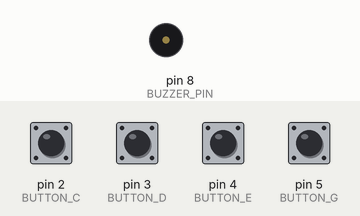
This sketch was run on a simulated Arduino Uno, built with avr-gcc and run on an emulated ATmega328P. Shown: buzzer (waves = sounding). The test bench sets the inputs (shaded band); at power-on: pin 2 (BUTTON_C), pin 3 (BUTTON_D), pin 4 (BUTTON_E), pin 5 (BUTTON_G) HIGH.

Above: at 1.2 s.
1.3 s: pin 2 (BUTTON_C) pulled LOW for 0.15 s
At 1.37 s:
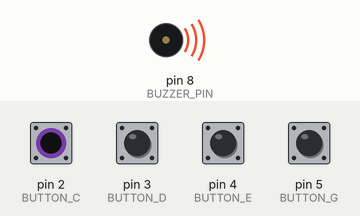
Timing chart, 0 to 4.3 s (numbered marks = the images above; inputs shaded):
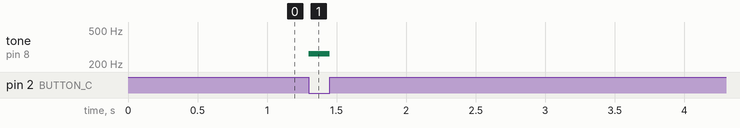

The sketch:

P07_Tune_Machine.ino
```cpp
// Project 7: Tune Machine
// Four buttons, four notes. Hold a button to play its note.

const int BUTTON_C = 2;
const int BUTTON_D = 3;
const int BUTTON_E = 4;
const int BUTTON_G = 5;
const int BUZZER_PIN = 8;

// Notes are measured in hertz (vibrations per second).
const int NOTE_C4 = 262;
const int NOTE_D4 = 294;
const int NOTE_E4 = 330;
const int NOTE_G4 = 392;

int currentNote = 0;       // 0 means "silent"

void setup() {
  pinMode(BUTTON_C, INPUT_PULLUP);
  pinMode(BUTTON_D, INPUT_PULLUP);
  pinMode(BUTTON_E, INPUT_PULLUP);
  pinMode(BUTTON_G, INPUT_PULLUP);
  pinMode(BUZZER_PIN, OUTPUT);
}

void loop() {
  int newNote = 0;
  if (digitalRead(BUTTON_C) == LOW) {
    newNote = NOTE_C4;
  } else if (digitalRead(BUTTON_D) == LOW) {
    newNote = NOTE_D4;
  } else if (digitalRead(BUTTON_E) == LOW) {
    newNote = NOTE_E4;
  } else if (digitalRead(BUTTON_G) == LOW) {
    newNote = NOTE_G4;
  }

  // Only change the sound when a different key is pressed.
  if (newNote != currentNote) {
    if (newNote == 0) {
      noTone(BUZZER_PIN);
    } else {
      tone(BUZZER_PIN, newNote);
    }
    currentNote = newNote;
  }
}
```

Measured:
- after the input at 1.3 s, tone on pin 8 (BUZZER_PIN): silent → 262 Hz at once, → silent 0.15 s later
